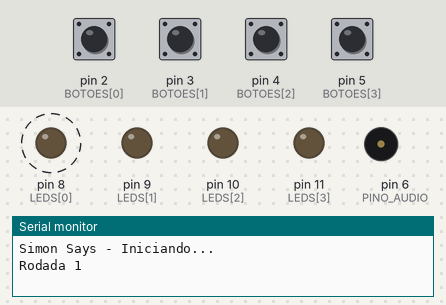
Recording of a sketch running on a simulated Arduino Uno, built with avr-gcc and run on an emulated ATmega328P. Shown: output pins drawn as LEDs (lit = HIGH), buzzer (waves = sounding), the last lines printed to the serial monitor. Dashed ring = blinking. Inputs (shaded band) come from the test bench; at power-on: pin 2 (BOTOES[0]), pin 3 (BOTOES[1]), pin 4 (BOTOES[2]), pin 5 (BOTOES[3]) HIGH. Random numbers use the default seed unless the sketch sets one.

Above: at 2.9 s.
3.0 s: pin 2 (BOTOES[0]) pulled LOW for 0.15 s
At 4.35 s:
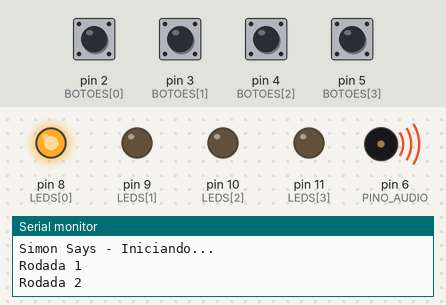
At 4.95 s:
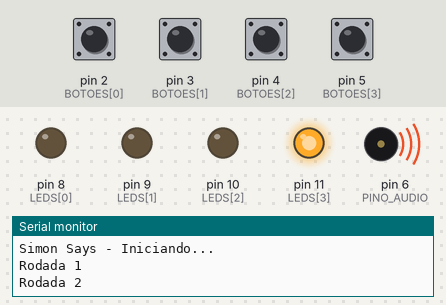
6.1 s: pin 3 (BOTOES[1]) pulled LOW for 0.15 s
At 6.32 s:
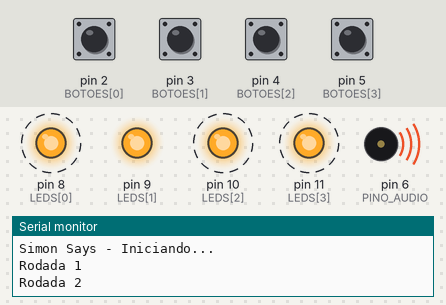
Timing chart, 0 to 15.2 s (numbered marks = the images above; inputs shaded):
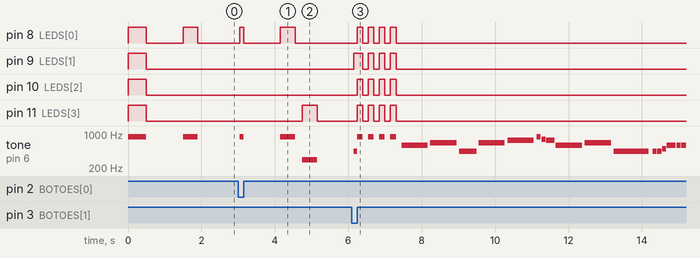

Measured:
- after the input at 3.0 s, pin 8 (LEDS[0]): LOW → HIGH after 0.05 s, → LOW 0.10 s later, → HIGH 1.0 s later, → LOW 0.40 s later; pin 11 (LEDS[3]): LOW → HIGH after 1.8 s, → LOW 0.40 s later; tone on pin 6 (PINO_AUDIO): plays 880 Hz for 0.10 s, 880 Hz for 0.40 s, 294 Hz for 0.40 s, starting after 0.05 s
- after the input at 6.1 s, pin 8 (LEDS[0]): alternates HIGH for 0.15 s and LOW for 0.15 s, 8 changes in all, then stays LOW, starting after 0.15 s; pin 9 (LEDS[1]): LOW → HIGH after 0.05 s, then repeats every 0.30 s: LOW 0.15 s, HIGH 0.15 s, until it stays LOW from 7.3 s
- by itself, pin 8 (LEDS[0]): alternates HIGH for 0.45 s and LOW for 1.0 s
- by itself, tone on pin 6 (PINO_AUDIO): alternates 880 Hz for 0.45 s and silent for 1.0 s

The sketch:

SimonSays.ino
```cpp
#define NOTE_B0 31
#define NOTE_C1 33
#define NOTE_CS1 35
#define NOTE_D1 37
#define NOTE_DS1 39
#define NOTE_E1 41
#define NOTE_F1 44
#define NOTE_FS1 46
#define NOTE_G1 49
#define NOTE_GS1 52
#define NOTE_A1 55
#define NOTE_AS1 58
#define NOTE_B1 62
#define NOTE_C2 65
#define NOTE_CS2 69
#define NOTE_D2 73
#define NOTE_DS2 78
#define NOTE_E2 82
#define NOTE_F2 87
#define NOTE_FS2 93
#define NOTE_G2 98
#define NOTE_GS2 104
#define NOTE_A2 110
#define NOTE_AS2 117
#define NOTE_B2 123
#define NOTE_C3 131
#define NOTE_CS3 139
#define NOTE_D3 147
#define NOTE_DS3 156
#define NOTE_E3 165
#define NOTE_F3 175
#define NOTE_FS3 185
#define NOTE_G3 196
#define NOTE_GS3 208
#define NOTE_A3 220
#define NOTE_AS3 233
#define NOTE_B3 247
#define NOTE_C4 262
#define NOTE_CS4 277
#define NOTE_D4 294
#define NOTE_DS4 311
#define NOTE_E4 330
#define NOTE_F4 349
#define NOTE_FS4 370
#define NOTE_G4 392
#define NOTE_GS4 415
#define NOTE_A4 440
#define NOTE_AS4 466
#define NOTE_B4 494
#define NOTE_C5 523
#define NOTE_CS5 554
#define NOTE_D5 587
#define NOTE_DS5 622
#define NOTE_E5 659
#define NOTE_F5 698
#define NOTE_FS5 740
#define NOTE_G5 784
#define NOTE_GS5 831
#define NOTE_A5 880
#define NOTE_AS5 932
#define NOTE_B5 988
#define NOTE_C6 1047
#define NOTE_CS6 1109
#define NOTE_D6 1175
#define NOTE_DS6 1245
#define NOTE_E6 1319
#define NOTE_F6 1397
#define NOTE_FS6 1480
#define NOTE_G6 1568
#define NOTE_GS6 1661
#define NOTE_A6 1760
#define NOTE_AS6 1865
#define NOTE_B6 1976
#define NOTE_C7 2093
#define NOTE_CS7 2217
#define NOTE_D7 2349
#define NOTE_DS7 2489
#define NOTE_E7 2637
#define NOTE_F7 2794
#define NOTE_FS7 2960
#define NOTE_G7 3136
#define NOTE_GS7 3322
#define NOTE_A7 3520
#define NOTE_AS7 3729
#define NOTE_B7 3951
#define NOTE_C8 4186
#define NOTE_CS8 4435
#define NOTE_D8 4699
#define NOTE_DS8 4978
#define REST 0

const int PINO_AUDIO = 6;
const int LEDS[] = {8, 9, 10, 11};
const int BOTOES[] = {2, 3, 4, 5};
const int TONS[] = {NOTE_A5, NOTE_A4, NOTE_G4, NOTE_D4};

const int MAX_SEQUENCIA = 100;
int sequencia[MAX_SEQUENCIA] = {};
int rodada_atual = 0;
int passo_atual_na_sequencia = 0;
int botao_pressionado = -1;
bool perdeu_o_jogo = false;

int tempo = 114;
int melody[] = {
  NOTE_D5,-4, NOTE_E5,-4, NOTE_A4,4,
  NOTE_E5,-4, NOTE_FS5,-4, NOTE_A5,16, NOTE_G5,16, NOTE_FS5,8,
  NOTE_D5,-4, NOTE_E5,-4, NOTE_A4,2,
  NOTE_A4,16, NOTE_A4,16, NOTE_B4,16, NOTE_D5,8, NOTE_D5,16,
  NOTE_D5,-4, NOTE_E5,-4, NOTE_A4,4,
  NOTE_E5,-4, NOTE_FS5,-4, NOTE_A5,16, NOTE_G5,16, NOTE_FS5,8,
  NOTE_D5,-4, NOTE_E5,-4, NOTE_A4,2,
  NOTE_A4,16, NOTE_A4,16, NOTE_B4,16, NOTE_D5,8, NOTE_D5,16,
  REST,4, NOTE_B4,8, NOTE_CS5,8, NOTE_D5,8, NOTE_D5,8, NOTE_E5,8, NOTE_CS5,-8,
  NOTE_B4,16, NOTE_A4,2, REST,4,

  REST,8, NOTE_B4,8, NOTE_B4,8, NOTE_CS5,8, NOTE_D5,8, NOTE_B4,4, NOTE_A4,8,
  NOTE_A5,8, REST,8, NOTE_A5,8, NOTE_E5,-4, REST,4,
  NOTE_B4,8, NOTE_B4,8, NOTE_CS5,8, NOTE_D5,8, NOTE_B4,8, NOTE_D5,8, NOTE_E5,8, REST,8,
  REST,8, NOTE_CS5,8, NOTE_B4,8, NOTE_A4,-4, REST,4,
  REST,8, NOTE_B4,8, NOTE_B4,8, NOTE_CS5,8, NOTE_D5,8, NOTE_B4,8, NOTE_A4,4,
  NOTE_E5,8, NOTE_E5,8, NOTE_E5,8, NOTE_FS5,8, NOTE_E5,4, REST,4,

  NOTE_D5,2, NOTE_E5,8, NOTE_FS5,8, NOTE_D5,8,
  NOTE_E5,8, NOTE_E5,8, NOTE_E5,8, NOTE_FS5,8, NOTE_E5,4, NOTE_A4,4,
  REST,2, NOTE_B4,8, NOTE_CS5,8, NOTE_D5,8, NOTE_B4,8,
  REST,8, NOTE_E5,8, NOTE_FS5,8, NOTE_E5,-4, NOTE_A4,16, NOTE_B4,16, NOTE_D5,16, NOTE_B4,16,
  NOTE_FS5,-8, NOTE_FS5,-8, NOTE_E5,-4, NOTE_A4,16, NOTE_B4,16, NOTE_D5,16, NOTE_B4,16,

  NOTE_E5,-8, NOTE_E5,-8, NOTE_D5,-8, NOTE_CS5,16, NOTE_B4,-8, NOTE_A4,16, NOTE_B4,16, NOTE_D5,16, NOTE_B4,16,
  NOTE_D5,4, NOTE_E5,8, NOTE_CS5,-8, NOTE_B4,16, NOTE_A4,8, NOTE_A4,8, NOTE_A4,8,
  NOTE_E5,4, NOTE_D5,2, NOTE_A4,16, NOTE_B4,16, NOTE_D5,16, NOTE_B4,16,
  NOTE_FS5,-8, NOTE_FS5,-8, NOTE_E5,-4, NOTE_A4,16, NOTE_B4,16, NOTE_D5,16, NOTE_B4,16,
  NOTE_A5,4, NOTE_CS5,8, NOTE_D5,-8, NOTE_CS5,16, NOTE_B4,8, NOTE_A4,16, NOTE_B4,16, NOTE_D5,16, NOTE_B4,16,

  NOTE_D5,4, NOTE_E5,8, NOTE_CS5,-8, NOTE_B4,16, NOTE_A4,4, NOTE_A4,8,
  NOTE_E5,4, NOTE_D5,2, REST,4,
  REST,8, NOTE_B4,8, NOTE_D5,8, NOTE_B4,8, NOTE_D5,8, NOTE_E5,4, REST,8,
  REST,8, NOTE_CS5,8, NOTE_B4,8, NOTE_A4,-4, REST,4,
  REST,8, NOTE_B4,8, NOTE_B4,8, NOTE_CS5,8, NOTE_D5,8, NOTE_B4,8, NOTE_A4,4,
  REST,8, NOTE_A5,8, NOTE_A5,8, NOTE_E5,8, NOTE_FS5,8, NOTE_E5,8, NOTE_D5,8,

  REST,8, NOTE_A4,8, NOTE_B4,8, NOTE_CS5,8, NOTE_D5,8, NOTE_B4,8,
  REST,8, NOTE_CS5,8, NOTE_B4,8, NOTE_A4,-4, REST,4,
  NOTE_B4,8, NOTE_B4,8, NOTE_CS5,8, NOTE_D5,8, NOTE_B4,8, NOTE_A4,4, REST,8,
  REST,8, NOTE_E5,8, NOTE_E5,8, NOTE_FS5,4, NOTE_E5,-4,
  NOTE_D5,2, NOTE_D5,8, NOTE_E5,8, NOTE_FS5,8, NOTE_E5,4,
  NOTE_E5,8, NOTE_E5,8, NOTE_FS5,8, NOTE_E5,8, NOTE_A4,8, NOTE_A4,4,

  REST,-4, NOTE_A4,8, NOTE_B4,8, NOTE_CS5,8, NOTE_D5,8, NOTE_B4,8,
  REST,8, NOTE_E5,8, NOTE_FS5,8, NOTE_E5,-4, NOTE_A4,16, NOTE_B4,16, NOTE_D5,16, NOTE_B4,16,
  NOTE_FS5,-8, NOTE_FS5,-8, NOTE_E5,-4, NOTE_A4,16, NOTE_B4,16, NOTE_D5,16, NOTE_B4,16,
  NOTE_E5,-8, NOTE_E5,-8, NOTE_D5,-8, NOTE_CS5,16, NOTE_B4,8, NOTE_A4,16, NOTE_B4,16, NOTE_D5,16, NOTE_B4,16,
  NOTE_D5,4, NOTE_E5,8, NOTE_CS5,-8, NOTE_B4,16, NOTE_A4,4, NOTE_A4,8,

  NOTE_E5,4, NOTE_D5,2, NOTE_A4,16, NOTE_B4,16, NOTE_D5,16, NOTE_B4,16,
  NOTE_FS5,-8, NOTE_FS5,-8, NOTE_E5,-4, NOTE_A4,16, NOTE_B4,16, NOTE_D5,16, NOTE_B4,16,
  NOTE_A5,4, NOTE_CS5,8, NOTE_D5,-8, NOTE_CS5,16, NOTE_B4,8, NOTE_A4,16, NOTE_B4,16, NOTE_D5,16, NOTE_B4,16,
  NOTE_D5,4, NOTE_E5,8, NOTE_CS5,-8, NOTE_B4,16, NOTE_A4,4, NOTE_A4,8,
  NOTE_E5,4, NOTE_D5,2, NOTE_A4,16, NOTE_B4,16, NOTE_D5,16, NOTE_B4,16,

  NOTE_FS5,-8, NOTE_FS5,-8, NOTE_E5,-4, NOTE_A4,16, NOTE_B4,16, NOTE_D5,16, NOTE_B4,16,
  NOTE_A5,4, NOTE_CS5,8, NOTE_D5,-8, NOTE_CS5,16, NOTE_B4,8, NOTE_A4,16, NOTE_B4,16, NOTE_D5,16, NOTE_B4,16,
  NOTE_D5,4, NOTE_E5,8, NOTE_CS5,-8, NOTE_B4,16, NOTE_A4,4, NOTE_A4,8,

  NOTE_E5,4, NOTE_D5,2, REST,4
};
int notes = sizeof(melody) / sizeof(melody[0]) / 2;
int wholenote = (60000 * 4) / tempo;

void playMelody() {
  int divider = 0, noteDuration = 0;
  for (int thisNote = 0; thisNote < notes * 2; thisNote += 2) {
    divider = melody[thisNote + 1];
    if (divider > 0) {
      noteDuration = (wholenote) / divider;
    } else if (divider < 0) {
      noteDuration = (wholenote) / abs(divider);
      noteDuration *= 1.5;
    }

    tone(PINO_AUDIO, melody[thisNote], noteDuration * 0.9);
    delay(noteDuration);
    noTone(PINO_AUDIO);
  }
}

void tocarSomDeInicio() {
  for (int i = 0; i < 4; i++) {
    digitalWrite(LEDS[i], HIGH);
  }
  tone(PINO_AUDIO, TONS[0]);
  delay(500);
  for (int i = 0; i < 4; i++) {
    digitalWrite(LEDS[i], LOW);
  }
  noTone(PINO_AUDIO);
  delay(500);
}

int lerBotao() {
    int botaoLido = -1;
    for (int i = 0; i < 4; i++) {
        if (digitalRead(BOTOES[i]) == LOW) {
            delay(50);
            if (digitalRead(BOTOES[i]) == LOW) {
                botaoLido = i;
                break;
            }
        }
    }
    return botaoLido;
}

void proximaRodada() {
  int numero_sorteado = random(0, 4);
  sequencia[rodada_atual++] = numero_sorteado;
}

void reproduzirSequencia() {
  for (int i = 0; i < rodada_atual; i++) {
    int indice = sequencia[i];
    tone(PINO_AUDIO, TONS[indice]);
    digitalWrite(LEDS[indice], HIGH);
    delay(400);
    noTone(PINO_AUDIO);
    digitalWrite(LEDS[indice], LOW);
    delay(200);
  }
  noTone(PINO_AUDIO);
}

void verificarJogada() {
  if (sequencia[passo_atual_na_sequencia] != botao_pressionado) {
    noTone(PINO_AUDIO);
    for (int j = 0; j < 4; j++) {
      for (int i = 0; i < 4; i++) {
        digitalWrite(LEDS[i], HIGH);
      }
      tone(PINO_AUDIO, TONS[0]);
      delay(150);
      for (int i = 0; i < 4; i++) {
        digitalWrite(LEDS[i], LOW);
      }
      noTone(PINO_AUDIO);
      delay(150);
    }

    perdeu_o_jogo = true;
    playMelody();
  }
}

void aguardarJogada() {
  bool jogada_efetuada = false;
  while (!jogada_efetuada && !perdeu_o_jogo) {
    botao_pressionado = lerBotao();

    if (botao_pressionado != -1) {
      int indice = botao_pressionado;
      tone(PINO_AUDIO, TONS[indice]);
      digitalWrite(LEDS[indice], HIGH);

      while (digitalRead(BOTOES[indice]) == LOW) {
        delay(10);
      }

      digitalWrite(LEDS[indice], LOW);
      noTone(PINO_AUDIO);
      jogada_efetuada = true;
    }
  }
}

void aguardarJogador() {
  for (int i = 0; i < rodada_atual; i++) {
    passo_atual_na_sequencia = i;
    aguardarJogada();
    if (perdeu_o_jogo) {
      break;
    }
    verificarJogada();
    if (perdeu_o_jogo) {
      break;
    }
  }
  passo_atual_na_sequencia = 0;
}

void setup() {
  Serial.begin(9600);
  Serial.println("Simon Says - Iniciando...");

  for (int i = 0; i < 4; i++) {
    pinMode(LEDS[i], OUTPUT);
    pinMode(BOTOES[i], INPUT_PULLUP);
  }
  pinMode(PINO_AUDIO, OUTPUT);

  randomSeed(analogRead(0));
}

void loop() {
  if (perdeu_o_jogo) {
    Serial.print("GAME OVER! Pontuação: ");
    Serial.println(rodada_atual - 1);

    for (int i = 0; i < MAX_SEQUENCIA; i++) {
      sequencia[i] = 0;
    }
    rodada_atual = 0;
    passo_atual_na_sequencia = 0;
    perdeu_o_jogo = false;
    delay(3000);
  }

  if (rodada_atual == 0) {
    tocarSomDeInicio();
    delay(500);
  }

  proximaRodada();
  Serial.print("Rodada ");
  Serial.println(rodada_atual);

  reproduzirSequencia();
  aguardarJogador();

  delay(1000);
}
```
